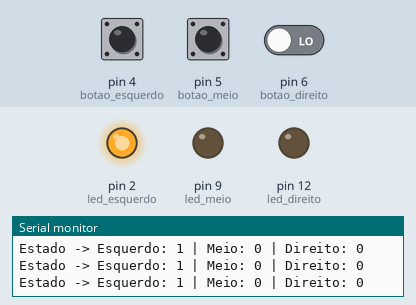
Simulated run of this program. Board: Arduino Mega 2560, built with avr-gcc and run on an emulated ATmega2560. On the bench: output pins drawn as LEDs (lit = HIGH), the last lines printed to the serial monitor. The test bench sets the inputs (shaded band); at power-on: pin 4 (botao_esquerdo) HIGH, pin 5 (botao_meio) LOW, pin 6 (botao_direito) LOW.

Above: at 1.2 s.
1.3 s: pin 4 (botao_esquerdo) pulled LOW for 0.15 s
At 1.4 s:
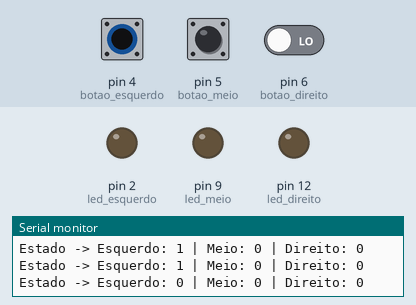
3.0 s: pin 5 (botao_meio) pulled HIGH for 0.15 s
At 3.11 s:
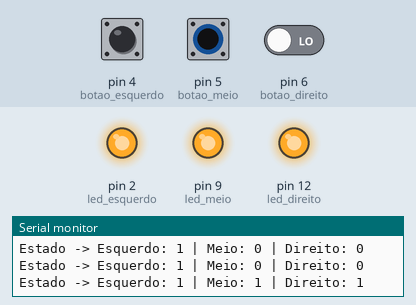
4.7 s: pin 5 (botao_meio) pulled HIGH for 3.2 s
At 9.2 s:
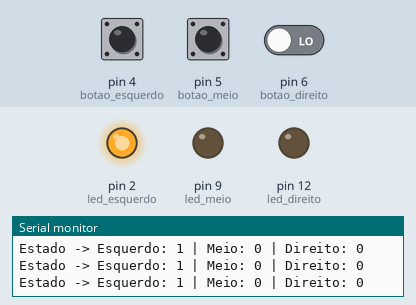
10.9 s: pin 4 (botao_esquerdo) pulled LOW for 3.2 s
At 12.2 s:
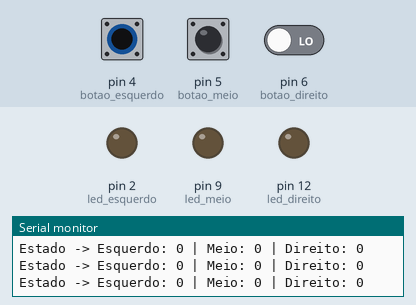
17.1 s: pin 4 (botao_esquerdo) driven LOW and pin 5 (botao_meio) driven HIGH
At 18.2 s:
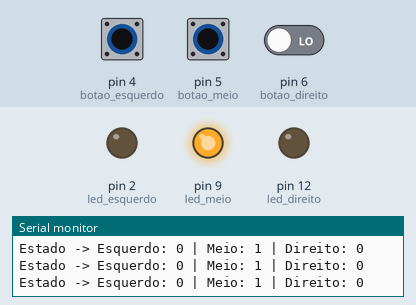
18.6 s: pin 5 (botao_meio) driven LOW and pin 6 (botao_direito) driven HIGH
At 19.5 s:
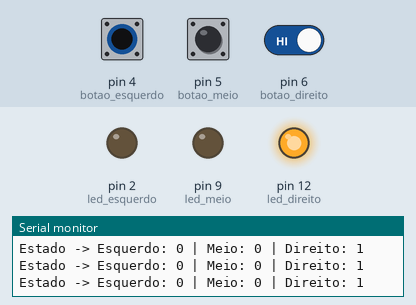
Timing chart, 0 to 21.1 s (numbered marks = the images above; inputs shaded):
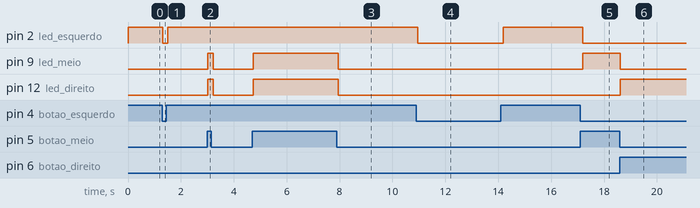

Measured:
- after the input at 1.3 s, pin 2 (led_esquerdo): HIGH → LOW at once, → HIGH 0.20 s later
- after the input at 3.0 s, pin 9 (led_meio), pin 12 (led_direito): LOW → HIGH at once, → LOW 0.20 s later
- after the input at 4.7 s, pin 9 (led_meio), pin 12 (led_direito): LOW → HIGH at once, → LOW 3.2 s later
- after the input at 10.9 s, pin 2 (led_esquerdo): HIGH → LOW after 0.06 s, → HIGH 3.2 s later
- after the input at 17.1 s, pin 2 (led_esquerdo): HIGH → LOW after 0.10 s; pin 9 (led_meio): LOW → HIGH after 0.10 s
- after the input at 18.6 s, pin 9 (led_meio): HIGH → LOW at once; pin 12 (led_direito): LOW → HIGH at once

The program:

main.cpp
```cpp
#include <Arduino.h>

int BAUD_RATE = 9600;

//pinos dos botões
int botao_esquerdo = 4;
int botao_meio = 5;
int botao_direito = 6;

//pinos dos LEDs
int led_esquerdo = 2;
int led_meio = 9;
int led_direito = 12;

//variáveis de estado
int estado_esquerdo = 0;
int estado_meio = 0;
int estado_direito = 0;

//ppção de controlo
int opcao = 0;

void controlaLeds(int esquerdo, int meio, int direito) {
  digitalWrite(led_esquerdo, esquerdo);
  digitalWrite(led_meio, meio);
  digitalWrite(led_direito, direito);

  Serial.print("Estado -> Esquerdo: ");
  Serial.print(esquerdo);
  Serial.print(" | Meio: ");
  Serial.print(meio);
  Serial.print(" | Direito: ");
  Serial.println(direito);
}

void setup() {
  Serial.begin(BAUD_RATE);

  //configuração dos pinos
  pinMode(led_esquerdo, OUTPUT);
  pinMode(led_meio, OUTPUT);
  pinMode(led_direito, OUTPUT);

  pinMode(botao_esquerdo, INPUT);
  pinMode(botao_meio, INPUT);
  pinMode(botao_direito, INPUT);
}

void loop() {
  estado_esquerdo = digitalRead(botao_esquerdo);
  estado_meio = digitalRead(botao_meio);
  estado_direito = digitalRead(botao_direito);

  if (!estado_esquerdo && !estado_meio && !estado_direito) {
    opcao = 0; //nenhum botão
  }
  else if (estado_esquerdo && !estado_meio && !estado_direito) {
    opcao = 1; //só esquerdo
  }
  else if (!estado_esquerdo && !estado_meio && estado_direito) {
    opcao = 2; //só direito
  }
  else if (!estado_esquerdo && estado_meio && !estado_direito) {
    opcao = 3; //só meio
  }
  else {
    opcao = 4; //vários pressionados
  }

  switch (opcao) {
    case 0:
      controlaLeds(LOW, LOW, LOW);
      break;
    case 1:
      controlaLeds(HIGH, LOW, LOW);
      break;
    case 2:
      controlaLeds(LOW, LOW, HIGH);
      break;
    case 3:
      controlaLeds(LOW, HIGH, LOW);
      break;
    case 4:
      controlaLeds(HIGH, HIGH, HIGH);
      break;
    default:
      controlaLeds(LOW, LOW, LOW);
      Serial.println("Erro: opção inválida");
      break;
  }

  delay(100);
}
```
